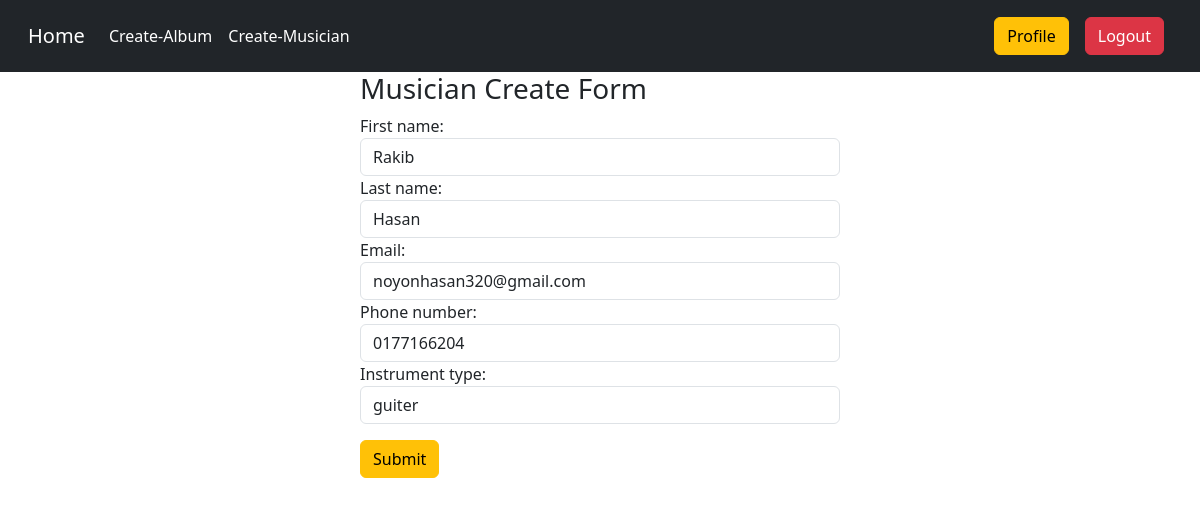
Screenshot of /edit/musician/3 (signed in) with the database file from the repository.
### Musician/models.py (models this page shows, shortened)
class MusicianModel(models.Model):
    first_name = models.CharField(max_length=100)
    last_name = models.CharField(max_length=100)
    email = models.EmailField()
    phone_number = models.CharField(max_length=20)
    instrument_type = models.CharField(max_length=100)

### Musician/views.py (the view)
# urls.py: path('edit/musician/<int:id>',views.MusicianUpdateView.as_view(),name='edit_musician'),
class MusicianUpdateView(LoginRequiredMixin,UpdateView):
    model = models.MusicianModel
    form_class = forms.MusicianForm
    pk_url_kwarg='id'
    template_name = 'Musician_form.html'
    success_url = reverse_lazy('listview')

### Musician/forms.py
class MusicianForm(forms.ModelForm):
    class Meta:
        model=models.MusicianModel
        fields='__all__'

### Musician/templates/Musician_form.html (shortened to what this page needs)
{% extends "base.html" %}
{% load crispy_forms_tags %}
{% block content %}
<form  style="width: 40%;margin: auto;" method="post">
    <h3>Musician Create Form</h3>
    {% for fm in form %}
    {{fm.label_tag}}
    {{fm}}
    {% endfor %}
    <button class="btn btn-warning mt-3">Submit</button>
</form>
{% endblock  %}

### rows the page displays
MusicianModel: form "Rakib" "Hasan" "noyonhasan320@gmail.com" "0177166204" "guiter"

### other values shown
{{ fm.label_tag }} "First name:" "Last name:" "Email:" "Phone number:" "Instrument type:"
